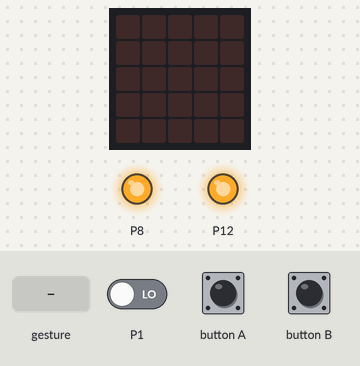
Recording of a program running on a simulated BBC micro:bit (MakeCode). Shown: the board's 5×5 LED display, output pins drawn as LEDs (lit = HIGH). The inputs (shaded band) are chosen by the test bench; at power-on: P1 LOW. Random numbers come from a fixed seed; a tilt is held for 1.5 s and a shake lasts 1 s, then the board lies face up again.

Above: at 1.2 s.
1.3 s: button A pressed for 0.15 s
At 3.5 s:
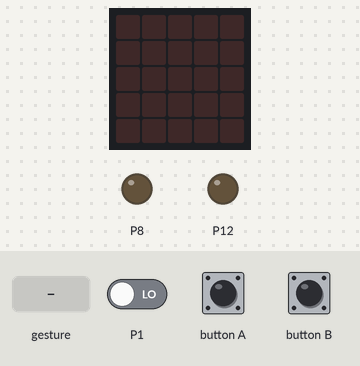
4.3 s: button B pressed for 0.15 s
At 5.2 s:
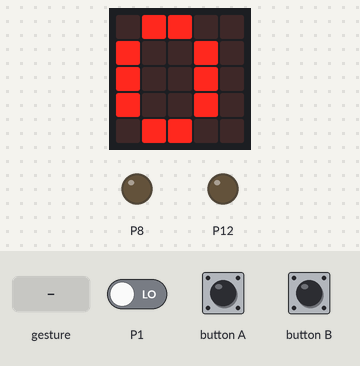
6.9 s: button B pressed for 0.15 s
At 7.8 s:
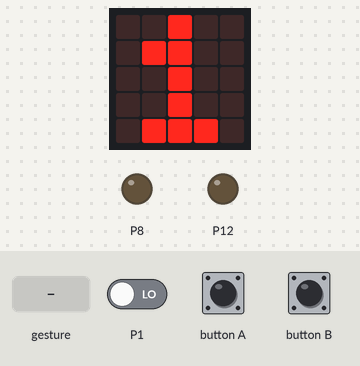
8.5 s: gesture 'shake'
At 9.2 s:
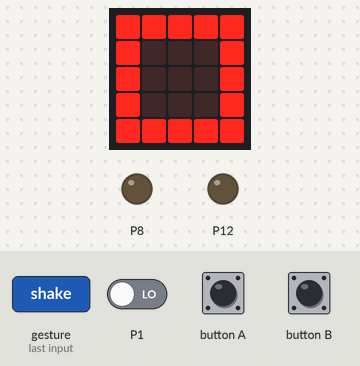
11.5 s: gesture 'shake'
At 12.7 s:
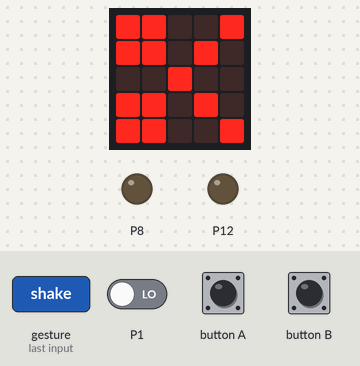
Timing chart, 0 to 14.5 s (numbered marks = the images above; inputs shaded):
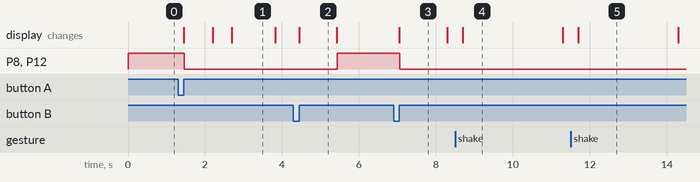

Measured:
- after the input at 1.3 s, P8, P12: HIGH → LOW after 0.16 s; the display: first changes after 0.15 s (image 1 shows a later state)
- after the input at 4.3 s, P8, P12: LOW → HIGH after 1.1 s
- after the input at 6.9 s, P8, P12: HIGH → LOW after 0.16 s; the display: changes after 0.15 s (image 3)
- after the input at 8.5 s, the display: changes after 0.20 s (image 4)
- after the input at 11.5 s, the display: changes after 0.20 s (image 5)
- what the display in image 1 shows lasts 1.1 s, from 2.7 s to 3.8 s
- what the display in image 2 shows lasts 0.9 s, from 4.5 s to 5.4 s

The program:

main.ts
```typescript
let mode = 0
const MAX_MODE = 2

// ====== GOMBOK – MÓDVÁLTÁS ======
input.onButtonPressed(Button.A, function () {
    mode--
        if (mode < 0) mode = MAX_MODE
            showMode()
            })

            input.onButtonPressed(Button.B, function () {
                mode++
                    if (mode > MAX_MODE) mode = 0
                        showMode()
                        })

                        function showMode() {
                            basic.showNumber(mode)
                                basic.pause(500)
                                    basic.clearScreen()
                                    }

                                    // ====== MOTORVEZÉRLÉS ======
                                    function motorForward() {
                                        pins.digitalWritePin(DigitalPin.P8, 1)
                                            pins.digitalWritePin(DigitalPin.P12, 1)
                                            }

                                            function motorStop() {
                                                pins.digitalWritePin(DigitalPin.P8, 0)
                                                    pins.digitalWritePin(DigitalPin.P12, 0)
                                                    }

                                                    function motorLeft() {
                                                        pins.digitalWritePin(DigitalPin.P8, 0)
                                                            pins.digitalWritePin(DigitalPin.P12, 1)
                                                            }

                                                            function motorRight() {
                                                                pins.digitalWritePin(DigitalPin.P8, 1)
                                                                    pins.digitalWritePin(DigitalPin.P12, 0)
                                                                    }

                                                                    // ====== 0 – FOLLOW ME ======
                                                                    function followMeMode() {
                                                                        // Tobbie II IR érzékelő (általában P1)
                                                                            if (pins.digitalReadPin(DigitalPin.P1) == 0) {
                                                                                    motorForward()
                                                                                        } else {
                                                                                                motorStop()
                                                                                                    }
                                                                                                    }

                                                                                                    // ====== 1 – KŐ PAPÍR OLLÓ ======
                                                                                                    let rpsReady = true

                                                                                                    input.onGesture(Gesture.Shake, function () {
                                                                                                        if (mode == 1 && rpsReady) {
                                                                                                                rpsReady = false
                                                                                                                        let r = randint(0, 2)

                                                                                                                                if (r == 0) {
                                                                                                                                            // KŐ
                                                                                                                                                        basic.showIcon(IconNames.Square)
                                                                                                                                                                } else if (r == 1) {
                                                                                                                                                                            // PAPÍR
                                                                                                                                                                                        basic.showIcon(IconNames.SmallSquare)
                                                                                                                                                                                                } else {
                                                                                                                                                                                                            // OLLÓ
                                                                                                                                                                                                                        basic.showIcon(IconNames.Scissors)
                                                                                                                                                                                                                                }

                                                                                                                                                                                                                                        basic.pause(2000)
                                                                                                                                                                                                                                                basic.clearScreen()
                                                                                                                                                                                                                                                        rpsReady = true
                                                                                                                                                                                                                                                            }
                                                                                                                                                                                                                                                            })

                                                                                                                                                                                                                                                            // ====== 2 – BOWLING ======
                                                                                                                                                                                                                                                            function bowlingMode() {
                                                                                                                                                                                                                                                                // Ütközés érzékelő (IR / bumper)
                                                                                                                                                                                                                                                                    if (pins.digitalReadPin(DigitalPin.P1) == 0) {
                                                                                                                                                                                                                                                                            motorStop()
                                                                                                                                                                                                                                                                                    basic.showIcon(IconNames.Skull)
                                                                                                                                                                                                                                                                                            basic.pause(1000)
                                                                                                                                                                                                                                                                                                    basic.clearScreen()
                                                                                                                                                                                                                                                                                                        } else {
                                                                                                                                                                                                                                                                                                                motorForward()
                                                                                                                                                                                                                                                                                                                    }
                                                                                                                                                                                                                                                                                                                    }

                                                                                                                                                                                                                                                                                                                    // ====== FŐ CIKLUS ======
                                                                                                                                                                                                                                                                                                                    basic.forever(function () {
                                                                                                                                                                                                                                                                                                                        if (mode == 0) {
                                                                                                                                                                                                                                                                                                                                followMeMode()
                                                                                                                                                                                                                                                                                                                                    } else if (mode == 1) {
                                                                                                                                                                                                                                                                                                                                            motorStop()
                                                                                                                                                                                                                                                                                                                                                } else if (mode == 2) {
                                                                                                                                                                                                                                                                                                                                                        bowlingMode()
                                                                                                                                                                                                                                                                                                                                                            }
                                                                                                                                                                                                                                                                                                                                                            })
```

test.ts
```typescript
// ide kerülnek a tesztek; a rendszer ezt nem kompilálja, ha a csomagot bővítményként használják.
```
